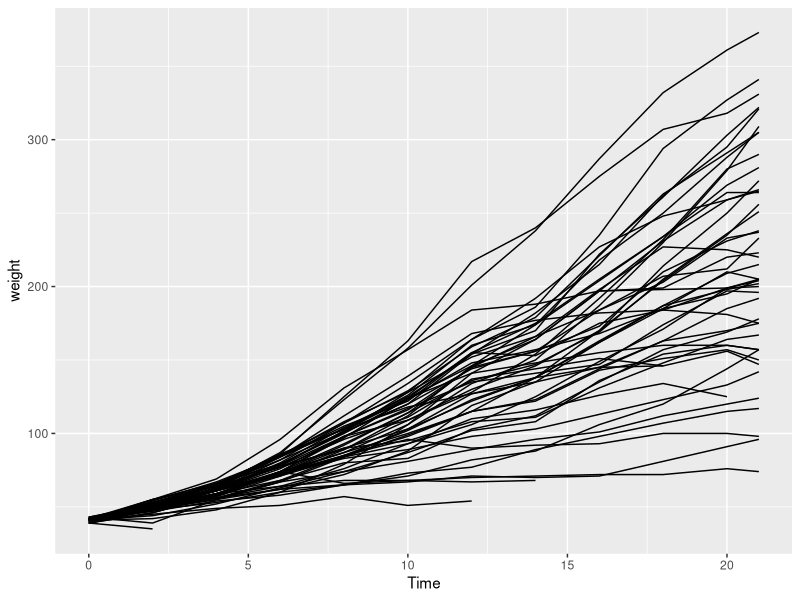
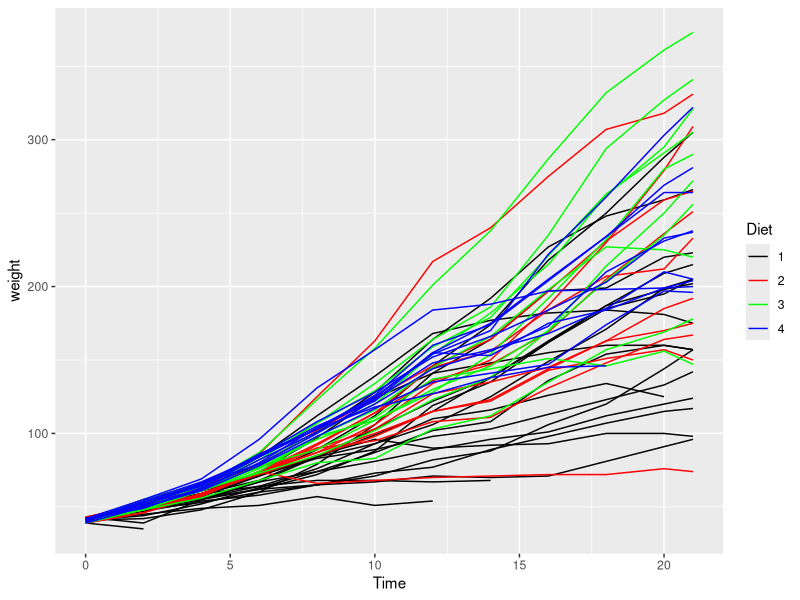
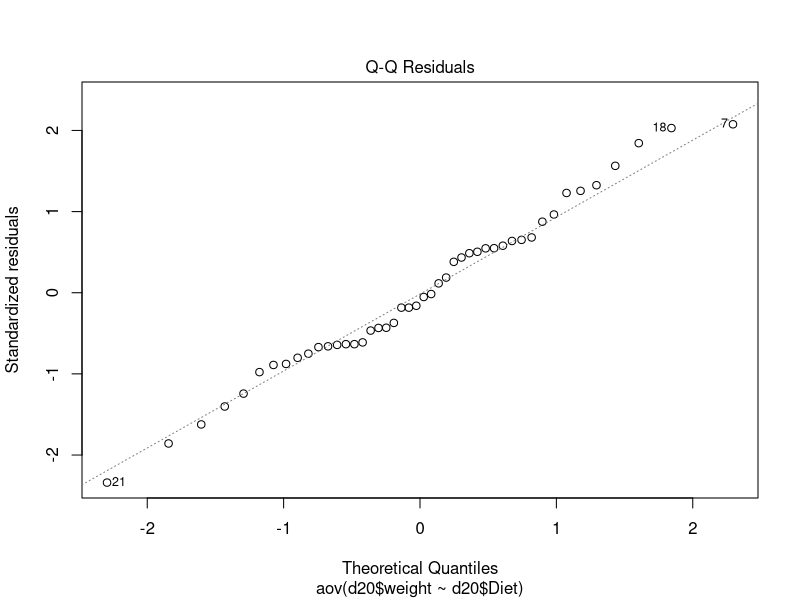
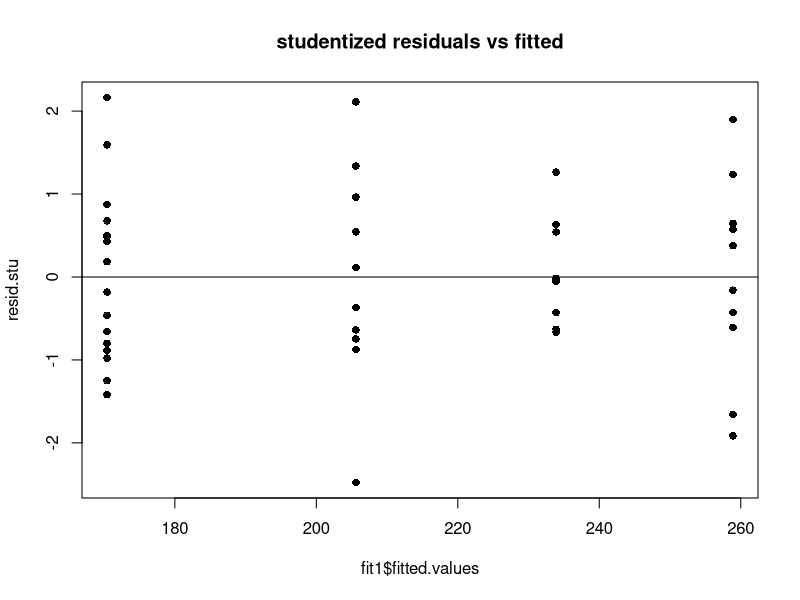

Generate these figures, in order, with R:
## ---- chunk 1
library(lme4)
## ---- chunk 2
data(ChickWeight)
## ---- chunk 3
# help("ChickWeight")

sapply(ChickWeight, FUN = summary)

sapply(ChickWeight[1:2], FUN = sd)

## ---- chunk 4
# (b).
library(ggplot2)
#plot 1
ggplot( data = ChickWeight, aes(x= Time,y = weight,group = Chick)) + geom_line()

#plot 1
ggplot( data = ChickWeight, aes(x= Time,y = weight,group = Chick, col = Diet)) + geom_line()+ scale_color_manual(values=c("black", "red","green","blue"))

## ---- chunk 5
# (c). First need data to be of day 20

d20 = ChickWeight[ChickWeight$Time == 20,]
ni =table(d20$Diet)
ni

fit1 = aov(d20$weight~d20$Diet)
summary(fit1)
## ---- chunk 6
# (d).
# QQ plot
plot(fit1, which = 2) 

# studentized residuals
resid.stu = rstudent(fit1)

# studentized residuals vs fitted
plot(resid.stu~fit1$fitted.values,pch = 16, main = "studentized residuals vs fitted") 
abline(h=0)

library(car)
leveneTest(fit1) # fail to reject the null that all variances are the same at alpha = .05. 
## ---- chunk 7
# (e). 
nij=table(ChickWeight$Diet,as.factor(ChickWeight$Time))
nij

fit2 = aov(weight~Diet*as.factor(Time) , data = ChickWeight)
summary(fit2)


## ---- chunk 8
# (f). 

fit3 = lmer(weight~ Diet*Time +(1|Chick) +(0+Time|Chick) , data = ChickWeight)
summary(fit3)
